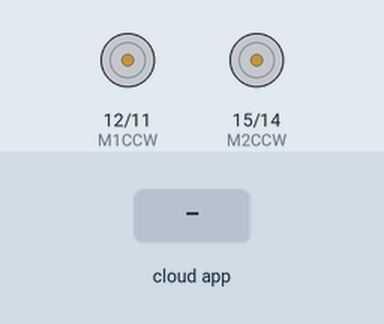
Recording of a sketch running on a simulated Arduino Uno, built with avr-gcc and run on an emulated ATmega328P. On the bench: motor-driver pin pairs drawn as motors (green arrow = first pin HIGH = forward, orange = second pin HIGH = backward, longer = more drive, scaled by the enable pin). The test bench sets the inputs (shaded band). The ROS host is connected and sends only what is stated.

Above: at 1.2 s.
1.3 s: the phone or cloud app sets linear.x to -100
At 2.4 s:
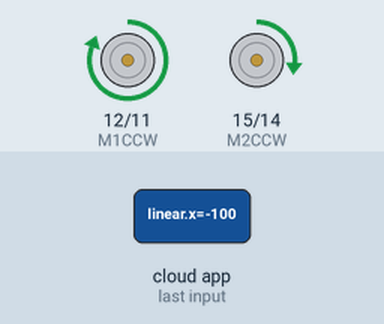
2.8 s: the phone or cloud app sets angular.z to 100
At 3.5 s:
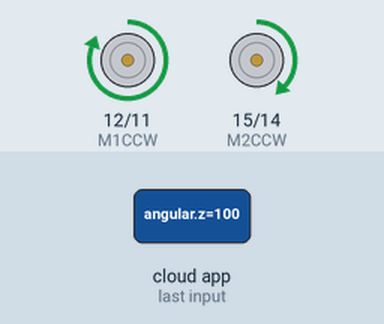
4.3 s: the phone or cloud app sets linear.x to 0
At 4.6 s:
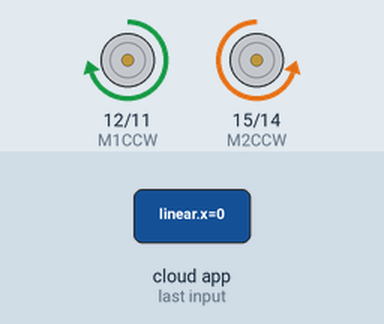
5.8 s: the phone or cloud app sets angular.z to -100
At 7.0 s:
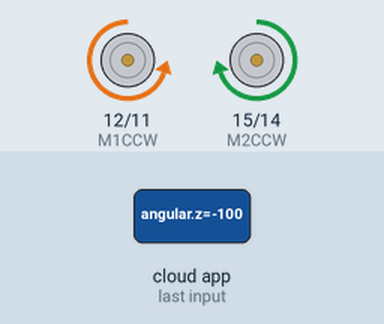
7.3 s: the phone or cloud app sets linear.x to 100
At 8.1 s:
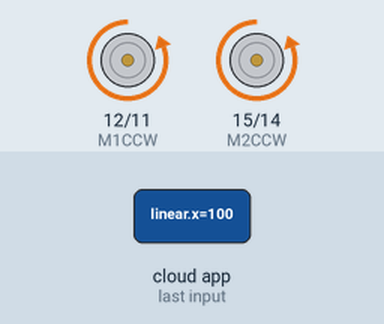
8.8 s: the phone or cloud app sets linear.x to -100
At 9.3 s:
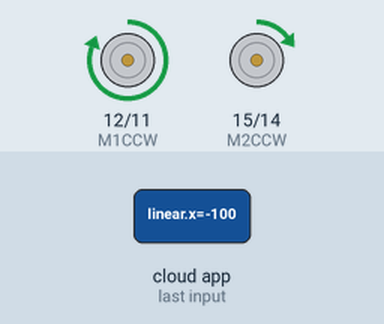
Timing chart, 0 to 11.3 s (numbered marks = the images above; inputs shaded):
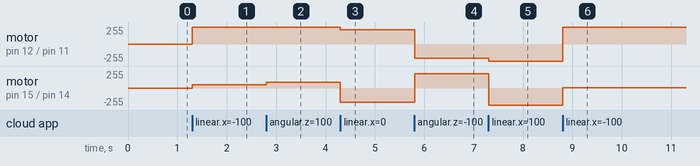

The sketch:

PI_controller2.ino
```cpp
#include <ros.h>
#include <geometry_msgs/Twist.h>
#include <nav_msgs/Odometry.h>

ros::NodeHandle  nh;

#define PWM1 9
#define PWM2 3
#define M1CW 11
#define M1CCW 12
#define M2CW 14
#define M2CCW 15


const float  al=0.4;
const float wheelr=0.056;

float wr=0;
float wl=0;
float v=0;
float w=0;

float wr_real=0;
float wl_real=0;
float v_real=0;
float w_real=0;

const float sat1 = 255;
const float sat2 = -255;
int f1l=0;
int f2l=0;
int f1r=0;
int f2r=0;

float el=0;
float er=0;
float esuml=0;
float esumr=0;

long int prevT=0;

float ul=0;
float ur=0;

float ull=0;
float urr=0;

const float kp=60.0;
const float ki=0.0;

float pwml=0;
float pwmr=0;

long int CT = 0;


void PWM(const float& wl,const float& wr,const float& wl_real,const float& wr_real){
  el = wl - wl_real;
  er = wr - wr_real;

  CT = micros();

  if( f1l==1 && f2l==1){
   esuml=0;
   ul = (kp * el);
  }else{
   esuml = esuml + (el*((CT-prevT)/1.0e6));
   ul = (kp * el) + (ki * esuml);
  }


  if( f1r==1 && f2r==1){
   esumr=0;
   ur = (kp * er);
  }else{
   esumr = esumr + (er*((CT-prevT)/1.0e6));
   ur = (kp * er) + (ki * esumr);
  }

  if(ul>sat1){
    f1l = 1;
    ul = sat1;
  }else if(ul<sat2){
    f1l = 1;
    ul = sat2;
  }else{
    f1l = 0;
  }

  if((ul<0 && esuml<0) || (ul>0 && esuml>0)){
    f2l = 1;
  }else{
    f2l=0;
  }

    //er = wr - wr_real;

  /*if( f1r==1 && f2r==1){
   esumr=0;
   ur = (kp * er);
  }else{
   esumr = esumr + (er*((micros()-prevT)/1.0e6));
   ul = (kp * er) + (ki * esumr);
  }*/

  if(ur>sat1){
    f1r = 1;
    ur = sat1;
  }else if(ul<sat2){
    f1r = 1;
    ur = sat2;
  }else{
    f1r = 0;
  }

  if((ur<0 && esumr<0) || (ur>0 && esumr>0)){
    f2r = 1;
  }else{
    f2r=0;
  }

  prevT = CT;
  ull=ul;
  urr=ur;

  pwml=fabs(ull);
  pwmr=fabs(urr);

  if(ul>0){
    digitalWrite(M1CW, HIGH);
    digitalWrite(M1CCW, LOW);
    analogWrite(PWM1, pwml);
  }else{
    digitalWrite(M1CW, LOW);
    digitalWrite(M1CCW, HIGH);
    analogWrite(PWM1, pwml);
  }

    if(ur>0){
    digitalWrite(M2CW, HIGH);
    digitalWrite(M2CCW, LOW);
    analogWrite(PWM2, pwmr);
  }else{
    digitalWrite(M2CW, LOW);
    digitalWrite(M2CCW, HIGH);
    analogWrite(PWM2, pwmr);
  }

}

void odomCb( const nav_msgs::Odometry& odom_msg){
  v_real = odom_msg.twist.twist.linear.x;
  w_real = odom_msg.twist.twist.angular.z;
  wl_real = (v_real-(w_real*(al/2)))/wheelr;
  wr_real = (v_real+(w_real*(al/2)))/wheelr;
}

void motorCb( const geometry_msgs::Twist& cmd_msg){
  v = cmd_msg.linear.x;
  w = cmd_msg.angular.z;
  wl = (v-(w*(al/2)))/wheelr;
  wr = (v+(w*(al/2)))/wheelr;

}

ros::Subscriber<geometry_msgs::Twist> sub("/cmd_vel", &motorCb );

ros::Subscriber<nav_msgs::Odometry> hey("/noisy_odom", &odomCb );

void setup()
{
  pinMode(PWM1, OUTPUT);
  pinMode(PWM2, OUTPUT);
  pinMode(M1CW, OUTPUT);
  pinMode(M1CCW, OUTPUT);
  pinMode(M2CW, OUTPUT);
  pinMode(M2CCW, OUTPUT);
  nh.initNode();
  nh.subscribe(sub);
  nh.subscribe(hey);
  Serial.begin(115200);
}

void loop()
{
  PWM(wl,wr,wl_real,wr_real);
  nh.spinOnce();
  delay(1);
}
```

Measured:
- after the input at 1.3 s, motor on pin 12 (M1CCW) / pin 11 (M1CW): stopped → forward 255/255 at once; motor on pin 15 (M2CCW) / pin 14 (M2CW): stopped → forward 47/255 at once
- after the input at 2.8 s, motor on pin 15 (M2CCW) / pin 14 (M2CW): forward 47/255 → forward 89/255 at once
- after the input at 4.3 s, motor on pin 12 (M1CCW) / pin 11 (M1CW): forward 255/255 → forward 214/255 at once; motor on pin 15 (M2CCW) / pin 14 (M2CW): forward 89/255 → backward 214/255 at once
- after the input at 5.8 s, motor on pin 12 (M1CCW) / pin 11 (M1CW): forward 214/255 → backward 214/255 at once; motor on pin 15 (M2CCW) / pin 14 (M2CW): backward 214/255 → forward 214/255 at once
- after the input at 7.3 s, motor on pin 12 (M1CCW) / pin 11 (M1CW): backward 214/255 → backward 255/255 at once; motor on pin 15 (M2CCW) / pin 14 (M2CW): forward 214/255 → backward 255/255 at once
- after the input at 8.8 s, motor on pin 12 (M1CCW) / pin 11 (M1CW): backward 255/255 → forward 255/255 at once; motor on pin 15 (M2CCW) / pin 14 (M2CW): backward 255/255 → forward 5/255 at once
